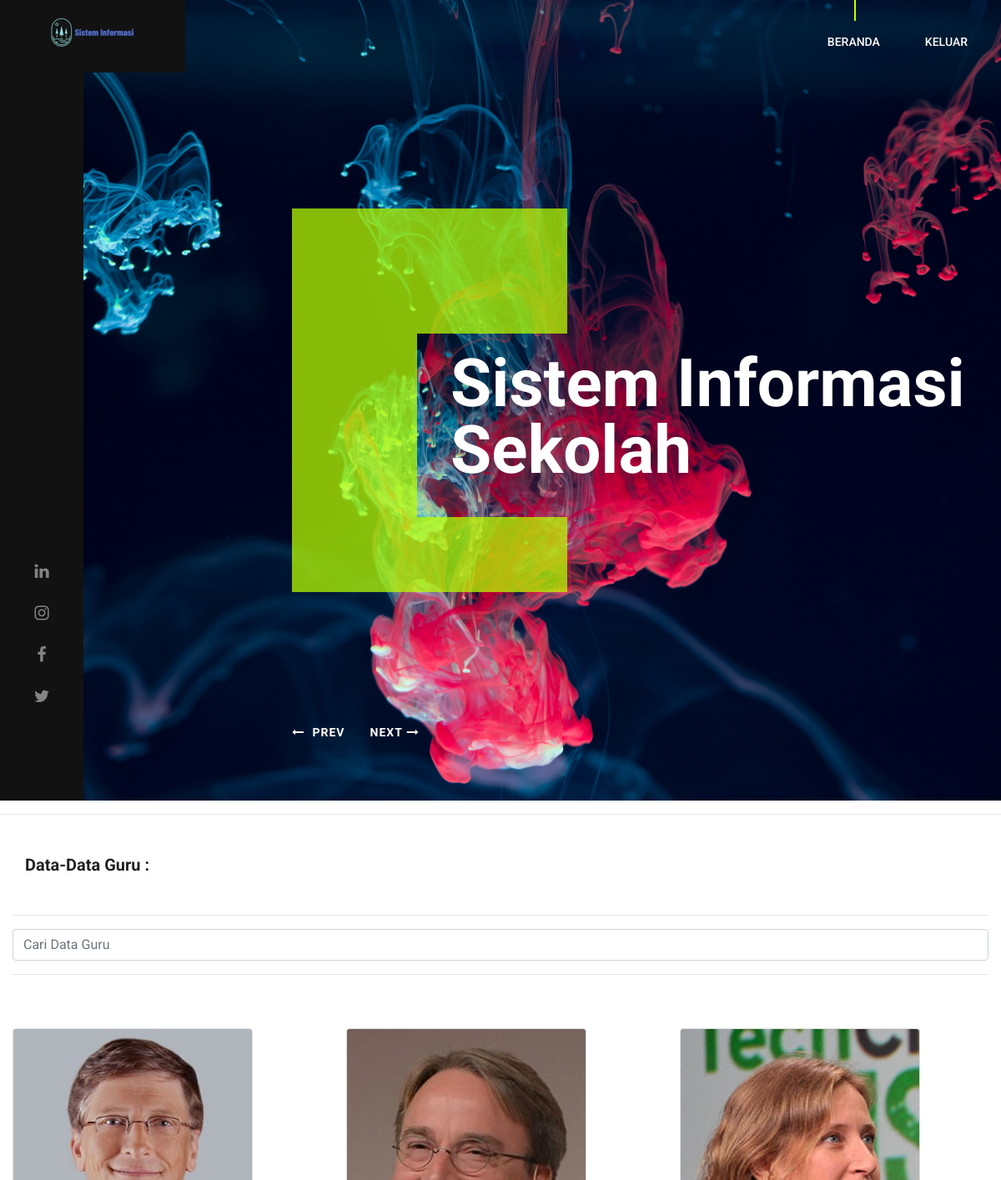
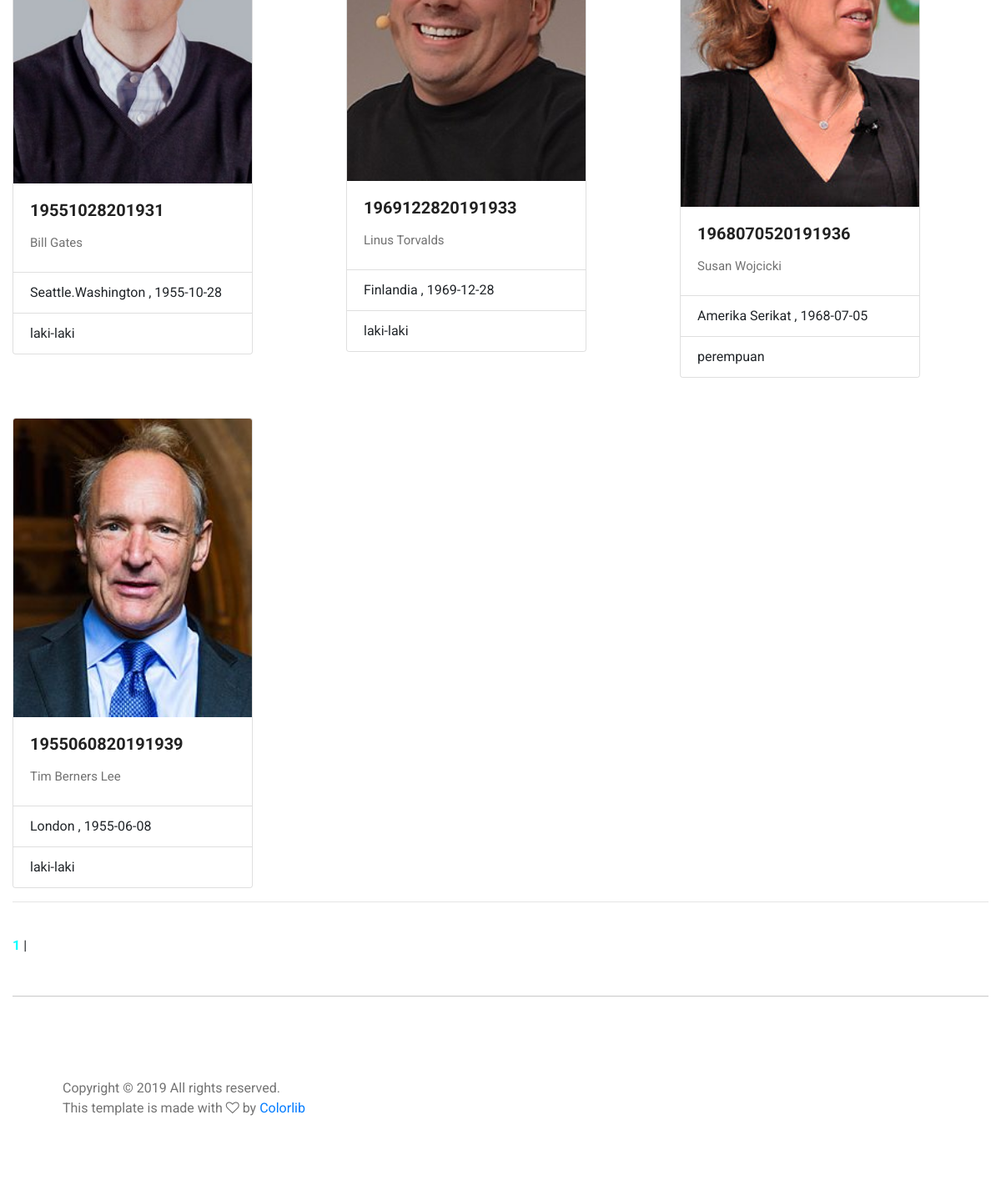
Page /pages/tampil/user/guru.php (signed in) on the committed database (2 pictures, top to bottom).
### tables this page shows
CREATE TABLE `guru` (
  `nip` varchar(20) NOT NULL,
  `nama` varchar(80) NOT NULL,
  `jenis_kelamin` varchar(20) NOT NULL,
  `alamat` text NOT NULL,
  `tempat_lahir` varchar(60) NOT NULL,
  `tanggal_lahir` date NOT NULL,
  `gambar` varchar(130) NOT NULL
);

### pages/tampil/user/guru.php (the view, shortened to what this page needs)
<?php
include('templates/header.php');
include('../../../php/koneksi.php');
$perhalaman = 5;
$cari = mysqli_query($koneksi, "SELECT * FROM guru");
$semuadata = mysqli_num_rows($cari);
$halaman = ceil($semuadata / $perhalaman);
$aktif = (isset($_GET['halaman'])) ? $_GET['halaman'] : 1;
$awal = ($perhalaman * $aktif) - $perhalaman;
$sql = mysqli_query($koneksi, "SELECT * FROM guru ORDER by nama asc LIMIT $awal, $perhalaman");
?>
<hr class="divider">
<div class="container-fluid">
    <h5 class="container-fluid mb-5 mt-5">Data-Data Guru :</h5>
    <form action="" method="POST" class>
        <hr>
        <input class="form-control" type="text" name="cari" id="cari" placeholder="Cari Data Guru">
        <hr>
    </form>
    <div id="bungkus">
        <div class="row">
            <?php foreach ($sql as $s) { ?>
                <div class="col-md-4 mt-5">
                    <div class="card" style="width: 18rem;">
                        <img src="../../../assets/img/profil/<?= $s['gambar']; ?>" class="card-img-top" alt="Tidak ada gambar">
                        <div class="card-body">
                            <h5 class="card-title"><?= $s['nip']; ?></h5>
                            <p class="card-text"><?= $s['nama']; ?></p>
                        </div>
                        <ul class="list-group list-group-flush">
                            <li class="list-group-item"><?= $s['tempat_lahir']; ?> , <?= $s['tanggal_lahir']; ?></li>
                            <li class="list-group-item"><?= $s['jenis_kelamin']; ?></li>
                        </ul>
                    </div>
                </div>
            <?php } ?>
        </div>
        <hr class="divider"><br>
        <?php
        for ($i = 1; $i <= $halaman; $i++) {
            if ($i == $aktif) { ?>
                <a href="?halaman=<?php echo $i; ?>" style="font-weight:bold; color:aqua;"><?php echo $i; ?> </a> |
            <?php } else { ?>
                <a href="?halaman=<?php echo $i; ?>"><?php echo $i; ?> </a> |
            <?php } ?>
        <?php
        }
        ?>
    </div>
    <?php include('templates/footer.php'); ?>

### pages/tampil/user/templates/header.php (shortened to what this page needs)
<!DOCTYPE html>
<html lang="en">
<head>
    <link rel="stylesheet" href="../../../assets/css/bootstrap.min.css" />
    <link rel="stylesheet" href="../../../assets/css/font-awesome.min.css" />
    <link rel="stylesheet" href="../../../assets/css/animate.css" />
    <link rel="stylesheet" href="../../../assets/css/owl.carousel.css" />
    <link rel="stylesheet" href="../../../assets/css/style.css" />
</head>
<body>
    <header class="header-area">
        <a href="#" class="logo-area">
            <img src="../../../assets/img/logo/logo.jpg" alt="">
        </a>
        <nav class="nav-menu">
            <ul>
                <li class="active"><a href="../../../index.php">Beranda</a></li>
                <li><a href="../../../php/logout.php">Keluar</a></li>
            </ul>
        </nav>
    </header>
    <section class="hero-section">
        <div class="left-bar">
            <div class="left-bar-content">
                <div class="social-links">
                    <a href="https://linkedin.com/in/febrian-yudhistira"><i class="fa fa-linkedin"></i></a>
                    <a href="https://www.instagram.com/febrian_yudhis/"><i class="fa fa-instagram"></i></a>
                    <a href="https://www.facebook.com/febrian.yudhis"><i class="fa fa-facebook"></i></a>
                    <a href="https://twitter.com/FebrianYudhis71"><i class="fa fa-twitter"></i></a>
                </div>
            </div>
        </div>
        <div class="hero-slider">
            <div class="hero-slide-item set-bg" data-setbg="../../../assets/img/logo/bg.jpg">
                <div class="slide-inner">
                    <div class="slide-content">
                        <h2>Sistem Informasi<br> Sekolah</h2>
                    </div>
                </div>
            </div>
        </div>
    </section>

### pages/tampil/user/templates/footer.php (shortened to what this page needs)
<footer class="footer-section">
    <div class="copyright">Copyright &copy;  All rights reserved. <br>This template is made with <i class="fa fa-heart-o" aria-hidden="true"></i> by <a href="https://colorlib.com" target="_blank">Colorlib</a></div>
</footer>
</body>
</html>

### assets/css/style.css (style rules this page uses)
html, body { height: 100%; font-family: 'Roboto', sans-serif; }
h1, h2, h3, h4, h5, h6 { color: #222222; margin: 0; margin-bottom: 10px; font-weight: 700; }
h2 { font-size: 36px; }
p { font-size: 15px; color: #727272; line-height: 2; }
img { max-width: 100%; }
ul, ol { padding: 0; margin: 0; }
.set-bg { background-size: cover; background-repeat: no-repeat; }
.header-area { position: absolute; width: 100%; top: 0; z-index: 50; }
.logo-area { float: left; display: inline-block; background: #121212; padding: 20px 60px 30px; }
.nav-menu { display: inline-block; float: right; }
.nav-menu ul { list-style: none; }
.nav-menu ul li { display: inline; }
.nav-menu ul li a { display: inline-block; padding: 40px 10px 5px; text-transform: uppercase; margin-right: 30px; font-size: 14px; color: #fff; font-weight: 500; position: relative; }
.nav-menu ul li a:after { position: absolute; content: ""; width: 2px; height: 0; left: 50%; margin-left: 1px; top: 0; background: #baff00; -webkit-transition: all 0.4s; -o-transition: all 0.4s; transition: all 0.4s; }
.nav-menu ul li.active>a:after { height: 25px; }
.hero-section { height: 960px; background: #ededed; position: relative; }
.left-bar { position: absolute; width: 100px; height: 100%; background: #121212; z-index: 20; }
.left-bar .left-bar-content { position: absolute; width: 100%; bottom: 0; text-align: center; margin-bottom: 90px; }
.social-links a { display: block; color: #838383; margin-bottom: 20px; font-size: 20px; -webkit-transition: all 0.4s; -o-transition: all 0.4s; transition: all 0.4s; }
.hero-slider .hero-slide-item { width: 100%; height: 960px; display: table; }
.hero-slider .hero-slide-item .slide-inner { display: table-cell; vertical-align: middle; position: relative; }
.slide-content { margin-left: 350px; margin-bottom: 50px; padding-left: 190px; padding-top: 170px; padding-bottom: 70px; position: relative; opacity: 0; -webkit-transition: all 0.6s; -o-transition: all 0.6s; transition: all 0.6s; }
.slide-content:after { position: absolute; content: ""; height: calc(100% + 50px); width: 330px; border-top: 150px solid #baff00; border-left: 150px solid #baff00; border-bottom: 90px solid #baff00; top: 0; left: 0; opacity: 0.73; }
.slide-content h2 { color: #fff; font-size: 80px; line-height: 80px; }
.owl-item.active .slide-content { opacity: 1; }
.footer-section { padding-top: 110px; padding-bottom: 110px; border-top: 1px solid #c8c8c8; position: relative; }
.footer-section .copyright { position: absolute; top: 50%; margin-top: -12px; left: 60px; color: #737373; }

### rows in the picture
guru: gambar (picture), nip "19551028201931", nama "Bill Gates", tempat_lahir "Seattle.Washington", tanggal_lahir "1955-10-28", jenis_kelamin "laki-laki"
guru: gambar (picture), nip "1969122820191933", nama "Linus Torvalds", tempat_lahir "Finlandia", tanggal_lahir "1969-12-28", jenis_kelamin "laki-laki"
guru: gambar (picture), nip "1968070520191936", nama "Susan Wojcicki", tempat_lahir "Amerika Serikat", tanggal_lahir "1968-07-05", jenis_kelamin "perempuan"
guru: gambar (picture), nip "1955060820191939", nama "Tim Berners Lee", tempat_lahir "London", tanggal_lahir "1955-06-08", jenis_kelamin "laki-laki"
